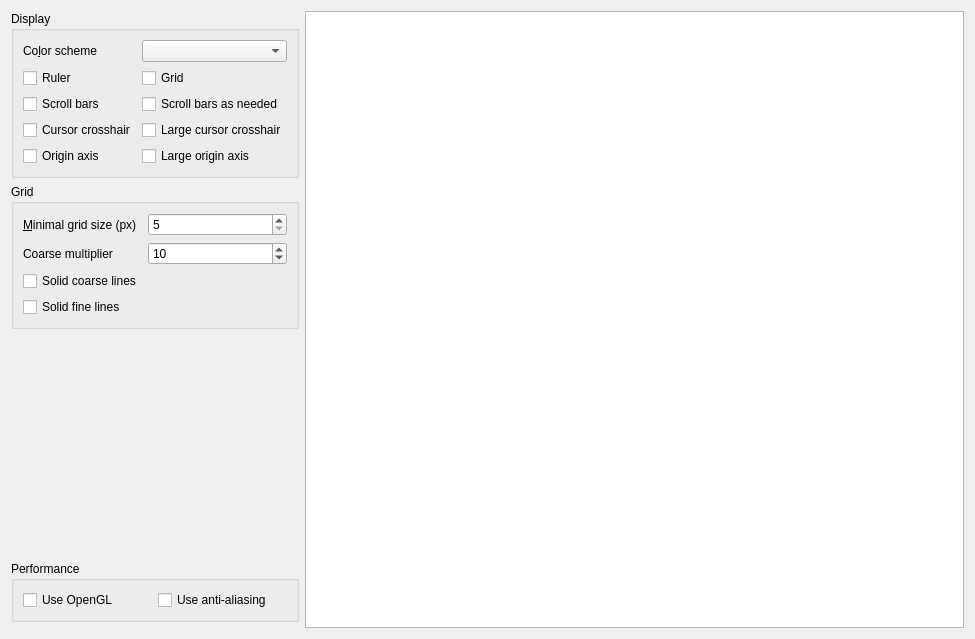
<?xml version="1.0" encoding="UTF-8"?>
<ui version="4.0">
 <class>SymbolEditor::SettingsWidget</class>
 <widget class="QWidget" name="SymbolEditor::SettingsWidget">
  <property name="geometry">
   <rect>
    <x>0</x>
    <y>0</y>
    <width>975</width>
    <height>639</height>
   </rect>
  </property>
  <property name="windowTitle">
   <string>Form</string>
  </property>
  <layout class="QGridLayout" name="gridLayout" columnstretch="0,10">
   <item row="3" column="0">
    <widget class="QGroupBox" name="performanceGroupBox">
     <property name="title">
      <string>Performance</string>
     </property>
     <layout class="QGridLayout" name="gridLayout_3">
      <item row="0" column="0">
       <widget class="QCheckBox" name="openGlCheckBox">
        <property name="text">
         <string>Use OpenGL</string>
        </property>
       </widget>
      </item>
      <item row="0" column="1">
       <widget class="QCheckBox" name="antiAliasingCheckBox">
        <property name="text">
         <string>Use anti-aliasing</string>
        </property>
       </widget>
      </item>
     </layout>
    </widget>
   </item>
   <item row="0" column="1" rowspan="5">
    <widget class="SymbolEditor::View" name="graphicsView"/>
   </item>
   <item row="2" column="0">
    <spacer name="verticalSpacer">
     <property name="orientation">
      <enum>Qt::Vertical</enum>
     </property>
     <property name="sizeHint" stdset="0">
      <size>
       <width>20</width>
       <height>40</height>
      </size>
     </property>
    </spacer>
   </item>
   <item row="1" column="0">
    <widget class="QGroupBox" name="gridGroupBox">
     <property name="title">
      <string>Grid</string>
     </property>
     <layout class="QFormLayout" name="formLayout">
      <item row="0" column="0">
       <widget class="QLabel" name="minimalGridSizeLabel">
        <property name="text">
         <string>&amp;Minimal grid size (px)</string>
        </property>
        <property name="buddy">
         <cstring>minimalGridSizeSpinBox</cstring>
        </property>
       </widget>
      </item>
      <item row="0" column="1">
       <widget class="QSpinBox" name="minimalGridSizeSpinBox">
        <property name="minimum">
         <number>5</number>
        </property>
        <property name="maximum">
         <number>50</number>
        </property>
        <property name="singleStep">
         <number>5</number>
        </property>
        <property name="value">
         <number>5</number>
        </property>
       </widget>
      </item>
      <item row="2" column="0">
       <widget class="QCheckBox" name="solidCoarseGridLinesCheckBox">
        <property name="text">
         <string>Solid coarse lines</string>
        </property>
       </widget>
      </item>
      <item row="3" column="0">
       <widget class="QCheckBox" name="solidFineGridLinesCheckBox">
        <property name="text">
         <string>Solid fine lines</string>
        </property>
       </widget>
      </item>
      <item row="1" column="0">
       <widget class="QLabel" name="coarseMultiplierLabel">
        <property name="text">
         <string>Coarse multiplier</string>
        </property>
        <property name="buddy">
         <cstring>coarseMultiplierSpinBox</cstring>
        </property>
       </widget>
      </item>
      <item row="1" column="1">
       <widget class="QSpinBox" name="coarseMultiplierSpinBox">
        <property name="minimum">
         <number>2</number>
        </property>
        <property name="maximum">
         <number>100</number>
        </property>
        <property name="value">
         <number>10</number>
        </property>
       </widget>
      </item>
     </layout>
    </widget>
   </item>
   <item row="0" column="0">
    <widget class="QGroupBox" name="displayGroupBox">
     <property name="title">
      <string>Display</string>
     </property>
     <layout class="QGridLayout" name="gridLayout_2">
      <item row="1" column="0">
       <widget class="QCheckBox" name="rulerCheckBox">
        <property name="text">
         <string>Ruler</string>
        </property>
       </widget>
      </item>
      <item row="0" column="1">
       <widget class="QComboBox" name="colorSchemeComboBox"/>
      </item>
      <item row="4" column="0">
       <widget class="QCheckBox" name="cusorCrosshairCheckBox">
        <property name="text">
         <string>Cursor crosshair</string>
        </property>
       </widget>
      </item>
      <item row="0" column="0">
       <widget class="QLabel" name="colorSchemeLabel">
        <property name="text">
         <string>Co&amp;lor scheme</string>
        </property>
        <property name="buddy">
         <cstring>colorSchemeComboBox</cstring>
        </property>
       </widget>
      </item>
      <item row="4" column="1">
       <widget class="QCheckBox" name="largeCursorCrosshairCheckBox">
        <property name="text">
         <string>Large cursor crosshair</string>
        </property>
       </widget>
      </item>
      <item row="5" column="0">
       <widget class="QCheckBox" name="originCheckBox">
        <property name="text">
         <string>Origin axis</string>
        </property>
       </widget>
      </item>
      <item row="5" column="1">
       <widget class="QCheckBox" name="largeOriginAxisCheckBox">
        <property name="text">
         <string>Large origin axis</string>
        </property>
       </widget>
      </item>
      <item row="1" column="1">
       <widget class="QCheckBox" name="gridCheckBox">
        <property name="text">
         <string>Grid</string>
        </property>
       </widget>
      </item>
      <item row="2" column="0">
       <widget class="QCheckBox" name="scrollBarsCheckBox">
        <property name="text">
         <string>Scroll bars</string>
        </property>
       </widget>
      </item>
      <item row="2" column="1">
       <widget class="QCheckBox" name="scrollBarsAsNeededCheckBox">
        <property name="text">
         <string>Scroll bars as needed</string>
        </property>
       </widget>
      </item>
     </layout>
    </widget>
   </item>
  </layout>
 </widget>
 <customwidgets>
  <customwidget>
   <class>SymbolEditor::View</class>
   <extends>QGraphicsView</extends>
   <header>view.h</header>
  </customwidget>
 </customwidgets>
 <tabstops>
  <tabstop>colorSchemeComboBox</tabstop>
  <tabstop>rulerCheckBox</tabstop>
  <tabstop>gridCheckBox</tabstop>
  <tabstop>scrollBarsCheckBox</tabstop>
  <tabstop>scrollBarsAsNeededCheckBox</tabstop>
  <tabstop>cusorCrosshairCheckBox</tabstop>
  <tabstop>largeCursorCrosshairCheckBox</tabstop>
  <tabstop>originCheckBox</tabstop>
  <tabstop>largeOriginAxisCheckBox</tabstop>
  <tabstop>minimalGridSizeSpinBox</tabstop>
  <tabstop>coarseMultiplierSpinBox</tabstop>
  <tabstop>solidCoarseGridLinesCheckBox</tabstop>
  <tabstop>solidFineGridLinesCheckBox</tabstop>
  <tabstop>openGlCheckBox</tabstop>
  <tabstop>antiAliasingCheckBox</tabstop>
  <tabstop>graphicsView</tabstop>
 </tabstops>
 <resources/>
 <connections/>
</ui>
